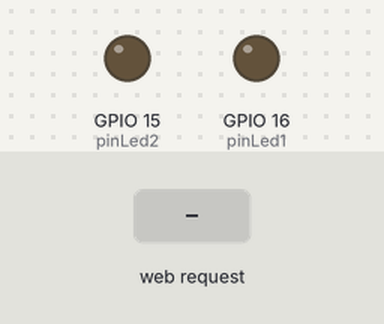
The sketch below on a simulated ESP8266 (NodeMCU). Parts: output pins drawn as LEDs (lit = HIGH). Inputs (shaded band) come from the test bench. WiFi joins after 1.5 s; servers stay silent unless stated; what the sketch prints to the serial monitor is not drawn.

Above: at 2.8 s.
2.9 s: HTTP request GET /LED1=ON received
At 3.5 s:
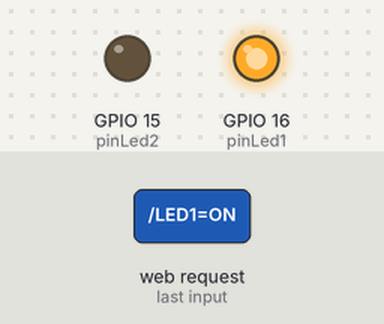
4.4 s: HTTP request GET /LED1=OFF received
At 5.8 s:
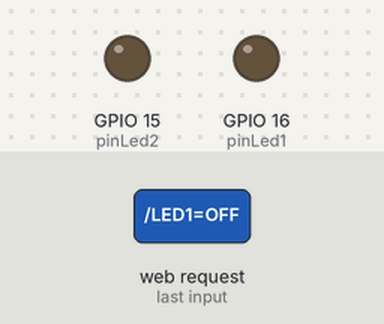
Timing chart, 0 to 7.4 s (numbered marks = the images above; inputs shaded):
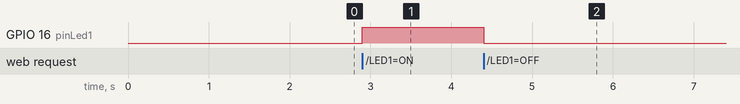

Measured:
- after the input at 2.9 s, GPIO 16 (pinLed1): LOW → HIGH at once
- after the input at 4.4 s, GPIO 16 (pinLed1): HIGH → LOW at once

The sketch:

CONEXION_WIFI_OCTUBRE.ino
```cpp
#include <ESP8266WiFi.h>

// Sustituir con datos de vuestra red
const char* ssid     = "Daniel";
const char* password = "daniel1965";
#define pinLed1 16
#define pinLed2 15

WiFiServer server(80);

void setup()
{
  Serial.begin(115200);
  delay(10);
  pinMode(pinLed1,OUTPUT);
  pinMode(pinLed2,OUTPUT);
  WiFi.mode(WIFI_STA);
  WiFi.begin(ssid, password);
  Serial.print("Conectando a:\t");
  Serial.println(ssid);

  // Esperar a que nos conectemos
  while (WiFi.status() != WL_CONNECTED)
  {
    delay(200);
   Serial.print('.');
  }

   // Start the server
  server.begin();
  Serial.println("Server started");


  // Mostrar mensaje de exito y dirección IP asignada
  Serial.println();
  Serial.print("Conectado a:\t");
  Serial.println(WiFi.SSID());
  Serial.print("IP address:\t");
  Serial.println(WiFi.localIP());
}


void loop() {

   // Check if a client has connected
  WiFiClient client = server.available();
  if (!client) {
    return;
  }

  // Wait until the client sends some data
  Serial.println("new client");
  while(!client.available()){
    delay(1);
  }

  // Read the first line of the request
  String request = client.readStringUntil('\r');
  Serial.println(request);
  client.flush();


   // Match the request

  int value1 = LOW;


  if (request.indexOf("/LED1=ON") != -1)  {
    digitalWrite(pinLed1, HIGH);
    value1 = HIGH;
  }
  if (request.indexOf("/LED1=OFF") != -1)  {
    digitalWrite(pinLed1, LOW);
    value1 = LOW;
  }


// Set ledPin according to the request
//digitalWrite(ledPin, value);

  // Return the response
  client.println("HTTP/1.1 200 OK");
  client.println("Content-Type: text/html");
  client.println(""); //  do not forget this one
  client.println("<!DOCTYPE HTML>");
  client.println("<html>");

  client.print("Led pin is now: ");

  if(value1 == HIGH) {
    client.print("On");
  } else {
    client.print("Off");
  }

  client.println("<br><br>");
  client.println("<a href=\"/LED1=ON\"\"><button>Turn On </button></a>");
  client.println("<a href=\"/LED1=OFF\"\"><button>Turn Off </button></a><br />");
  client.println("<a href=\"/LED2=ON\"\"><button>Turn On </button></a>");
  client.println("<a href=\"/LED2=OFF\"\"><button>Turn Off </button></a><br />");
  client.println("</html>");

  delay(1);
  Serial.println("Client disonnected");
  Serial.println("");

}
```
